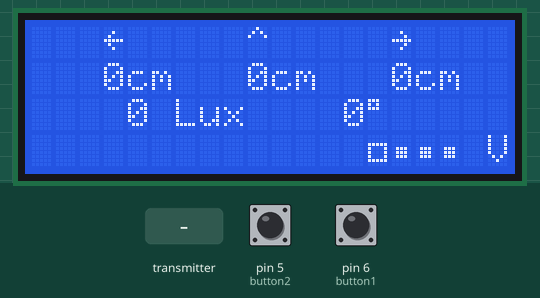
Bench run of a sketch on a simulated Arduino Uno, built with avr-gcc and run on an emulated ATmega328P. On the bench: 20×4 character LCD. The test bench sets the inputs (shaded band); at power-on: pin 5 (button2) HIGH, pin 6 (button1) HIGH. No radio packets arrive unless stated; what the sketch prints to the serial monitor is not drawn.

Above: at 1.2 s.
1.3 s: pin 5 (button2) pulled LOW for 1 s
3.8 s: pin 6 (button1) pulled LOW for 3.2 s
At 7.5 s:
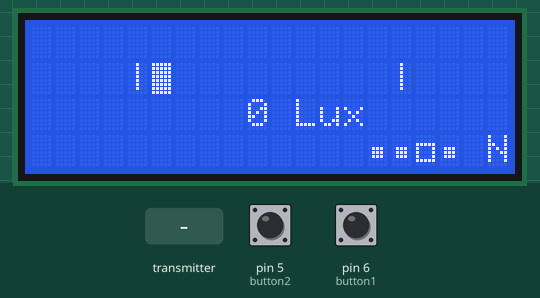
8.5 s: the transmitter starts sending lux = 256
At 9.5 s:
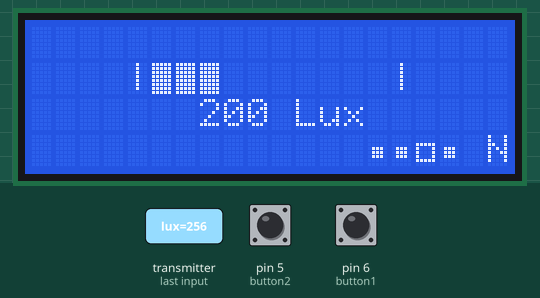
10.0 s: pin 5 (button2) pulled LOW for 0.15 s
11.6 s: pin 6 (button1) pulled LOW for 0.15 s
At 12.2 s:
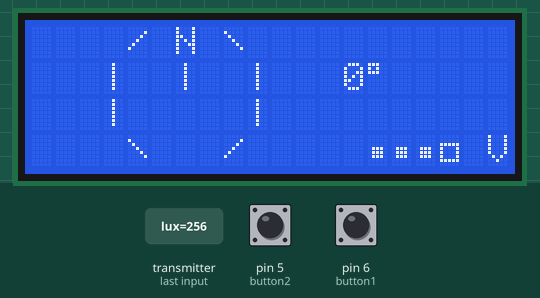
13.2 s: the transmitter starts sending compassHeading = 256
At 14.3 s:
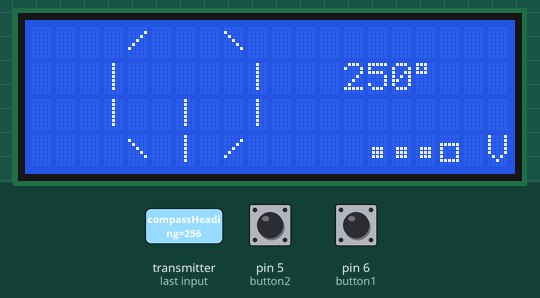
Timing chart, 0 to 15.7 s (numbered marks = the images above; inputs shaded):
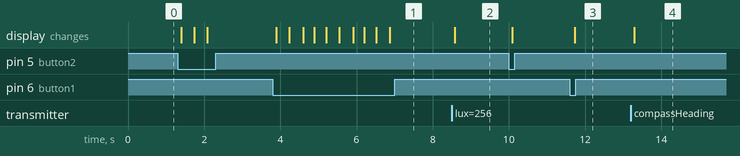

The sketch:

Wrist.ino
```cpp
#include "RF24.h"
#include "nRF24L01.h"
#include "SPI.h"
#include <LiquidCrystal_I2C.h>

#define button1 6
#define button2 5
#define debounceTime 300

#define CE_PIN 7
#define CSN_PIN 8
#define listenDelay 50
#define sendTime 700

// Printing info
#define cs 3 // compass shift
#define solidDotChar char(0)
#define hollowDotChar char(1)
#define backslashChar char(2)
#define rightArrowChar char(0b01111110)
#define leftArrowChar char(0b01111111)
#define degreeChar char(0b11011111)
#define blackSquareChar char(0b11111111)

enum ActiveMode{
  readAll = 0,
  distance,
  photocell,
  compass,
};

enum ActuatorMode {
  none = 0,
  vibration,
  buzzer,
  all,
};

struct sensorPayload {
  int16_t distL;
  int16_t distC;
  int16_t distR;
  int16_t compassHeading;
  int16_t lux;

  ActiveMode activeMode;
  ActuatorMode actuatorMode;
}inPayload;

struct terminalRequestPayload {
  ActiveMode activeMode; // set/update the active mode
  ActuatorMode actuatorMode; // set/update the actuator mode
}outPayload;

byte backSlash[8] = {
  0b00000,
  0b10000,
  0b01000,
  0b00100,
  0b00010,
  0b00001,
  0b00000,
  0b00000
};
byte customCharDot[8] = {
  0b00000,
  0b00000,
  0b00000,
  0b01110,
  0b01110,
  0b01110,
  0b00000,
  0b00000
};
byte customCharDotSel[8] = {
  0b00000,
  0b00000,
  0b11111,
  0b10001,
  0b10001,
  0b10001,
  0b11111,
  0b00000
};
char actuatorModeChar[4] = {
  'N', 'V', 'B', 'A'
};

uint64_t cycleStartTime, messageCountTimer, lastSentTime, lastButtonUseTime;
uint32_t recvMessageCount;
int16_t distL, distC, distR, lux, compassHeading; // lux = brightness
bool sendMessage, isListening;

const byte headToWristAddr[6] = "00001";
const byte wristToHeadAddr[6] = "00002";

ActiveMode activeMode;
ActuatorMode actuatorMode;

RF24 radio(CE_PIN, CSN_PIN);
LiquidCrystal_I2C lcd(0x27,20,4);  // set the LCD address to 0x27 for a 16 chars and 2 line display

void setup() {
  distL = distC = distR = lux = compassHeading = 0;

  activeMode = readAll;
  actuatorMode = vibration;

  Serial.begin(9600);
  while(!radio.begin()) Serial.println("Could not connect to radio");
  Serial.println("Everything connected");

  radio.setAutoAck(true); // append Ack packet
  radio.setDataRate(RF24_2MBPS); // transmission rate
  radio.setPALevel(RF24_PA_MAX); // distance and energy consump.
  radio.openWritingPipe(wristToHeadAddr);
  radio.openReadingPipe(0, headToWristAddr);

  sendMessage = false;
  isListening = true;
  radio.startListening();
  cycleStartTime = millis();
  messageCountTimer = cycleStartTime;
  lastSentTime = cycleStartTime;
  lastButtonUseTime = cycleStartTime;
  recvMessageCount = 0;

  lcd.init();
  lcd.backlight();
  lcd.createChar(0, customCharDot);
  lcd.createChar(1, customCharDotSel);
  lcd.createChar(2, backSlash);
  lcd.setCursor(3, 0);

  pinMode(button1, INPUT_PULLUP);
  pinMode(button2, INPUT_PULLUP);
}

void loop() {
  checkButtons();
  communicate();

  switch(activeMode) {
    case 0: printAll(); break;
    case 1: printLidar(); break;
    case 2: printPhotoCell(); break;
    case 3: printCompass(); break;
  }
}

void checkButtons() {
  uint64_t timeSinceButton = millis() - lastButtonUseTime;

  if(timeSinceButton > debounceTime) {
    if(digitalRead(button1) == LOW) {
      activeMode = (activeMode + 1) % 4;
      sendMessage = true;
      lastButtonUseTime = millis();
      lcd.clear();
    }
    if(digitalRead(button2) == LOW) {
      actuatorMode = (actuatorMode + 1) % 4;
      sendMessage = true;
      lastButtonUseTime = millis();
      lcd.clear();
    }
  }
}

void communicate() {
  uint64_t currentCycleTime = millis() - cycleStartTime;

  if(currentCycleTime > 3000)
    sendMessage = true;

  if (!sendMessage) {
    if(!isListening) {
      radio.startListening();
      cycleStartTime = millis();
      isListening = true;
    }

    else if (currentCycleTime > listenDelay) {
      if(radio.available() > 0)
        readInPayload();
    }

  } else {
    if (isListening) {
      radio.stopListening();
      cycleStartTime = millis();
      isListening = false;
    }

    else if(currentCycleTime < sendTime) {
      outPayload.activeMode = activeMode;
      outPayload.actuatorMode = actuatorMode;
      radio.write(&outPayload, sizeof(outPayload));
      lastSentTime = millis();
    }

    else
      sendMessage = false;
  }

  // Debug info
  currentCycleTime = millis();
  Serial.print("Received Per Second = ");
  Serial.print(recvMessageCount * 1000 / (uint32_t)(currentCycleTime - messageCountTimer));
  Serial.print("  |  Last Sent Seconds Ago = ");
  Serial.println((uint32_t)(currentCycleTime - lastSentTime) / 1000);

  if(currentCycleTime - messageCountTimer > 3000) {
    recvMessageCount = 0;
    messageCountTimer = millis();
  }
}

void readInPayload() {
  radio.read(&inPayload, sizeof(inPayload));

  distL = inPayload.distL;
  distC = inPayload.distC;
  distR = inPayload.distR;
  compassHeading = inPayload.compassHeading;
  lux = inPayload.lux;

  recvMessageCount++;
}

void printAll() {
  String dist;
  int16_t cursor, i, luxL;

  lcd.setCursor(3, 0);
  lcd.print(leftArrowChar);
  lcd.setCursor(9, 0);
  lcd.print("^");
  lcd.setCursor(15, 0);
  lcd.print(rightArrowChar);

  dist = String(simplifyNum(distL));
  cursor = 4 - dist.length();
  lcd.setCursor(0, 1);
  for (i = 0; i < cursor; i++) lcd.print(" ");
  lcd.print(dist);
  lcd.print("cm");

  dist = String(simplifyNum(distC));
  cursor = 10 - dist.length();
  lcd.setCursor(6, 1);
  for (i = 6; i < cursor; i++) lcd.print(" ");
  lcd.print(dist);
  lcd.print("cm");

  dist = String(simplifyNum(distR));
  cursor = 16 - dist.length();
  lcd.setCursor(12, 1);
  for (i = 12; i < cursor; i++) lcd.print(" ");
  lcd.print(dist);
  lcd.print("cm");

  luxL = String(lux).length();
  lcd.setCursor(2 - luxL, 2);
  lcd.print("   ");
  lcd.setCursor(5 - luxL, 2);
  lcd.print(String(simplifyNum(lux)));
  lcd.print(" Lux");

  lcd.setCursor(11, 2);
  lcd.print("  ");
  lcd.setCursor(13, 2);
  lcd.print(String((compassHeading / 10) * 10));
  lcd.print(degreeChar);
  lcd.print("  ");

  lcd.setCursor(14, 3);
  lcd.print(hollowDotChar);
  lcd.print(solidDotChar);
  lcd.print(solidDotChar);
  lcd.print(solidDotChar);
  lcd.print(' ');
  lcd.print(actuatorModeChar[actuatorMode]);
}

void printPhotoCell() {
  int16_t luxL, bars, i;

  luxL = String(lux).length();
  lcd.setCursor(7 - luxL, 2);
  lcd.print("   ");
  lcd.setCursor(10 - luxL, 2);
  lcd.print(String(simplifyNum(lux)));
  lcd.print(" Lux");

  //print brightness bar
  bars = (lux * 9 / 1000) + 1;
  lcd.setCursor(4, 1);
  lcd.print("|");
  for (i = 0 ; i < bars; i++) lcd.print(blackSquareChar);
  for (i = bars ; i <= 9; i++) lcd.print(" ");
  lcd.print("|");

  lcd.setCursor(14, 3);
  lcd.print(solidDotChar);
  lcd.print(solidDotChar);
  lcd.print(hollowDotChar);
  lcd.print(solidDotChar);
  lcd.print(' ');
  lcd.print(actuatorModeChar[actuatorMode]);
}

void printLidar() {
  int16_t b, row, i;

  lcd.setCursor(9, 3);
  lcd.print(blackSquareChar);

  //left wall
  b = getDistBucket4(distL);
  row = 3 - b;
  if (row >= 0) {
    lcd.setCursor(8 - b, row);
    lcd.print("/");
    for (i = 0; i < row; i++) {
      lcd.setCursor(8 - (3 - i), i);
      lcd.print(" ");
    }
    for (i = 3; i > row; i--) {
      lcd.setCursor(8 - (3 - i), i);
      lcd.print(" ");
    }
  }

  //middle wall
  b = getDistBucket4(distC);
  row = 2 - b;
  if (row < 0) row = 0;
  if (row >= 0) {
    lcd.setCursor(9, row);
    lcd.print("_");
    for (i = 0; i < row; i++) {
      lcd.setCursor(9,i);
      lcd.print(" ");
    }
    for (i = 2; i > row; i--) {
      lcd.setCursor(9,i);
      lcd.print(" ");
    }
  }

  //right wall
  b = getDistBucket4(distR);
  row = 3 - b;
  if (row >= 0){
    lcd.setCursor(10 + b, row);
    lcd.print(backslashChar);
    for (i = 0; i < row; i++) {
      lcd.setCursor(10 + (3 - i), i);
      lcd.print(" ");
    }
    for (i = 3; i > row; i--) {
      lcd.setCursor(10 + (3 - i), i);
      lcd.print(" ");
    }
  }

  lcd.setCursor(14, 3);
  lcd.print(solidDotChar);
  lcd.print(hollowDotChar);
  lcd.print(solidDotChar);
  lcd.print(solidDotChar);
  lcd.print(' ');
  lcd.print(actuatorModeChar[actuatorMode]);
}

int16_t getDistBucket4(int16_t dist){
  if (dist <= 50) return 0;
  if (dist <= 100) return 1;
  if (dist <= 200) return 2;
  if (dist <= 300) return 3;
  return 4;
}

void printCompass() {
  lcd.setCursor(11, 1);
  lcd.print("  ");
  lcd.setCursor(13, 1);
  lcd.print((compassHeading / 10) * 10);
  lcd.print(degreeChar);
  lcd.print("  ");

  // direction
  if (compassHeading >= -23 && compassHeading <= 23) { // north
    printCompassOutline();
    lcd.setCursor(cs + 2, 0);
    lcd.print(" N ");
    lcd.setCursor(cs + 1, 1);
    lcd.print("  |  ");
    lcd.setCursor(cs + 1, 2);
    lcd.print("     ");
    lcd.setCursor(cs + 2, 3);
    lcd.print("   ");
  }
  else if (compassHeading >= 24 && compassHeading <= 66) { // north east
    printCompassOutline();
    lcd.setCursor(cs + 2, 0);
    lcd.print("   ");
    lcd.setCursor(cs + 1, 1);
    lcd.print("   / ");
    lcd.setCursor(cs + 1, 2);
    lcd.print("     ");
    lcd.setCursor(cs + 2, 3);
    lcd.print("   ");
  }
  else if (compassHeading >= 67 && compassHeading <= 113) { // east
    printCompassOutline();
    lcd.setCursor(cs + 2, 0);
    lcd.print("   ");
    lcd.setCursor(cs + 1, 1);
    lcd.print("   __");
    lcd.setCursor(cs + 1, 2);
    lcd.print("     ");
    lcd.setCursor(cs + 2, 3);
    lcd.print("   ");
  }
  else if (compassHeading >= 114 && compassHeading <= 156) { // south east
    printCompassOutline();
    lcd.setCursor(cs + 2, 0);
    lcd.print("   ");
    lcd.setCursor(cs + 1, 1);
    lcd.print("     ");
    lcd.setCursor(cs + 1, 2);
    lcd.print("   ");
    lcd.print(backslashChar);
    lcd.print(" ");
    lcd.setCursor(cs + 2, 3);
    lcd.print("   ");
  }
  else if (compassHeading > 157 || compassHeading < -157) { // south
    printCompassOutline();
    lcd.setCursor(cs + 2, 0);
    lcd.print("   ");
    lcd.setCursor(cs + 1, 1);
    lcd.print("     ");
    lcd.setCursor(cs + 1, 2);
    lcd.print("  |  ");
    lcd.setCursor(cs + 2, 3);
    lcd.print(" | ");
  }
  else if (compassHeading >= -66 && compassHeading <= -24) { // north west
    printCompassOutline();
    lcd.setCursor(cs + 2, 0);
    lcd.print("   ");
    lcd.setCursor(cs + 1, 1);
    lcd.print(" ");
    lcd.print(backslashChar);
    lcd.print("   ");
    lcd.setCursor(cs + 1, 2);
    lcd.print("     ");
    lcd.setCursor(cs + 2, 3);
    lcd.print("   ");
  }
  else if (compassHeading >= -113 && compassHeading <= -67) { // west
    printCompassOutline();
    lcd.setCursor(cs + 2, 0);
    lcd.print("   ");
    lcd.setCursor(cs + 1, 1);
    lcd.print("__   ");
    lcd.setCursor(cs + 1, 2);
    lcd.print("     ");
    lcd.setCursor(cs + 2, 3);
    lcd.print("   ");
  }
  else if (compassHeading >= -156 && compassHeading <= -114) { // south west
    printCompassOutline();
    lcd.setCursor(cs + 2, 0);
    lcd.print("   ");
    lcd.setCursor(cs + 1, 1);
    lcd.print("     ");
    lcd.setCursor(cs + 1, 2);
    lcd.print(" /   ");
    lcd.setCursor(cs + 2, 3);
    lcd.print("   ");
  }

  lcd.setCursor(14, 3);
  lcd.print(solidDotChar);
  lcd.print(solidDotChar);
  lcd.print(solidDotChar);
  lcd.print(hollowDotChar);
  lcd.print(' ');
  lcd.print(actuatorModeChar[actuatorMode]);
}

void printCompassOutline() {
  lcd.setCursor(cs + 1, 0);
  lcd.print("/");
  lcd.setCursor(cs + 5, 0);
  lcd.print(backslashChar);
  lcd.setCursor(cs, 1);
  lcd.print("|");
  lcd.setCursor(cs + 6, 1);
  lcd.print("|");
  lcd.setCursor(cs, 2);
  lcd.print("|");
  lcd.setCursor(cs + 6, 2);
  lcd.print("|");
  lcd.setCursor(cs + 1, 3);
  lcd.print(backslashChar);
  lcd.setCursor(cs + 5, 3);
  lcd.print("/");
}

int16_t simplifyNum(int16_t n) {
  if (n < 10) return n;
  else if (n < 100) return (n / 10) * 10;
  else if (n < 1000) return (n / 100) * 100;
  return (n / 1000) * 1000;
}
```

Measured:
- after the input at 3.8 s, the display: first changes after 0.09 s (image 1 shows a later state)
- after the input at 8.5 s, the display: changes after 0.08 s (image 2)
- after the input at 11.6 s, the display: changes after 0.13 s (image 3)
- after the input at 13.2 s, the display: changes after 0.08 s (image 4)
